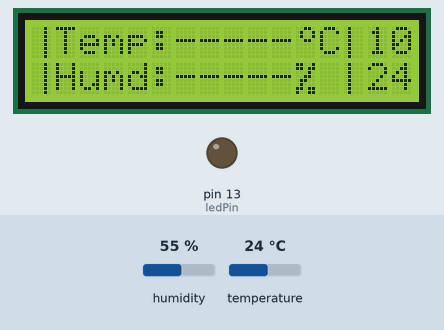
Bench run of a sketch on a simulated Arduino Uno, built with avr-gcc and run on an emulated ATmega328P. Parts: 16×2 character LCD, output pins drawn as LEDs (lit = HIGH). The inputs (shaded band) are chosen by the test bench; at power-on: humidity 55 %, temperature 24 °C. The local clock reads 2024-03-15 10:24:30 at power-on unless the sketch sets it; pins used as bus, display or sensor lines are not drawn.

Above: at 8.4 s.
8.5 s: humidity set to 22 %
At 13.1 s:
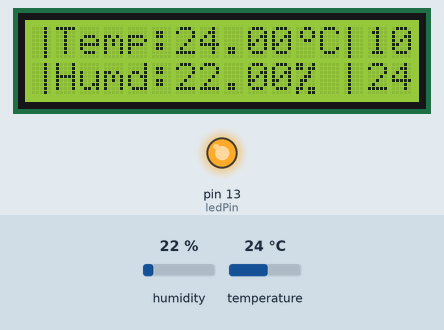
16.0 s: temperature set to 12 °C
At 18.3 s:
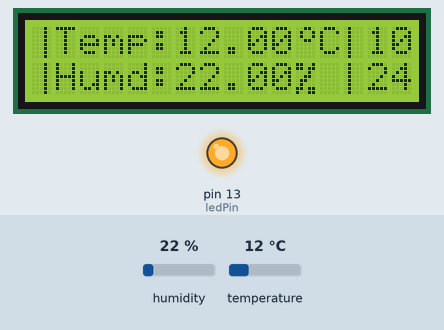
23.5 s: humidity set to 40 %
At 28.8 s:
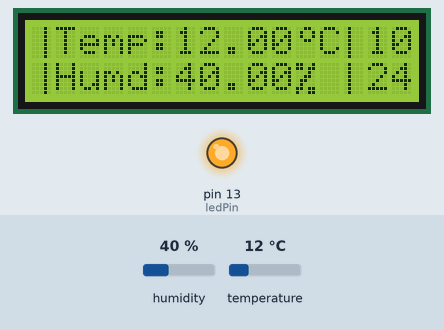
33.8 s: temperature set to 19 °C
At 38.0 s:
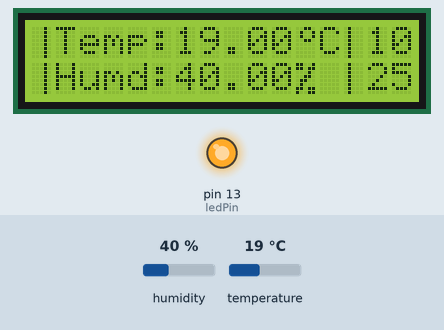
Timing chart, 0 to 39.5 s (numbered marks = the images above; inputs shaded):
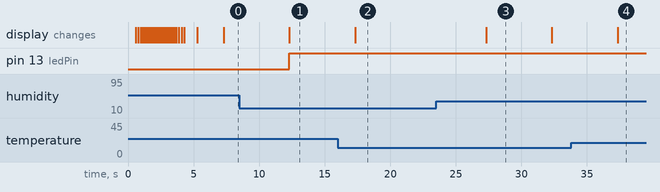

The sketch:

Themp_Humd_LCD.ino
```cpp
#include <LiquidCrystal.h>
#include <dht_nonblocking.h>
#include <Wire.h>
#include <DS3231.h>
#define DHT_SENSOR_TYPE DHT_TYPE_11

DS3231 clock;
RTCDateTime dt;
int tempPin = 0;
int sensorPin = 2;
int lcdPin = 6;
int ledPin =13;
DHT_nonblocking dht_sensor( sensorPin, DHT_SENSOR_TYPE );
//                BS  E  D4 D5  D6 D7
LiquidCrystal lcd(7, 8, 9, 10, 11, 12);

byte percent[] = {
  B11001,
  B11011,
  B00010,
  B00110,
  B01100,
  B01000,
  B11011,
  B10011
};
byte degree[] = {
  B00110,
  B01001,
  B01001,
  B00110,
  B00000,
  B00000,
  B00000,
  B00000
};

byte progress1[] = {
  B01111,
  B11000,
  B10011,
  B10111,
  B10111,
  B10011,
  B11000,
  B01111
};

byte progress2[] = {
  B11000,
  B00000,
  B11000,
  B11000,
  B11000,
  B11000,
  B00000,
  B11000
};

byte progress3[] = {
  B11111,
  B00000,
  B11011,
  B11011,
  B11011,
  B11011,
  B00000,
  B11111
};

byte progress4[] = {
  B11110,
  B00011,
  B11001,
  B11101,
  B11101,
  B11001,
  B00011,
  B11110
};

byte strich[] = {
  B00010,
  B00010,
  B00010,
  B00010,
  B00010,
  B00010,
  B00010,
  B00010
};


byte strichl[] = {
  B01000,
  B01000,
  B01000,
  B01000,
  B01000,
  B01000,
  B01000,
  B01000
};


void setup()
{
  /*lcd.begin(cols, rows)
    lcd: a variable of type LiquidCrystal
    cols: the number of columns that the display has
    rows: the number of rows that the display has
  */
  pinMode(lcdPin, OUTPUT);
  pinMode(ledPin, OUTPUT);
  digitalWrite(lcdPin, HIGH);
  digitalWrite(ledPin, LOW);
  lcd.begin(16, 2);
  lcd.createChar(0, percent);
  lcd.createChar(1, degree);
  lcd.createChar(2, progress1);
  lcd.createChar(3, progress2);
  lcd.createChar(4, progress3);
  lcd.createChar(5, progress4);
  lcd.createChar(6, strichl);
  lcd.createChar(7, strich);

  lcd.home();
  lcd.setCursor(0,0);
  lcd.print("Weather Station");
/*  lcd.setCursor(2,1);
  lcd.print("loading.");
  delay(500);
  lcd.print(".");
  delay(500);
  lcd.print(".");
  delay(500);
  lcd.setCursor(9,1);
  lcd.print("    ");
  delay(500);
  lcd.setCursor(9,1);
  lcd.print(".");
  delay(500);
  lcd.print(".");
  delay(500);
  lcd.print(".");
  delay(1000);            */
  delay(500);
  lcd.setCursor(12,1);
  lcd.print("  0");
  lcd.write((byte)0);
  lcd.setCursor(0,1);
  delay(200);
  lcd.write((byte)2);
  delay(200);
  for(int i=1; i<10; i++) {
    lcd.write((byte)3);
    delay(150);
    lcd.setCursor(i,1);
    lcd.write((byte)4);
    lcd.setCursor(12,1);
    lcd.print(" ");
    lcd.print(i*10);
    lcd.setCursor(i+1,1);
    delay(150);
  }
  lcd.setCursor(10,1);
  lcd.write((byte)3);
  delay(200);
  lcd.setCursor(10,1);
  lcd.write((byte)4);
  delay(200);
  lcd.write((byte)5);
  delay(200);
  lcd.setCursor(12,1);
  lcd.print("100");
  lcd.setCursor(11,1);
  delay(1000);


  lcd.clear();
  lcd.setCursor(0, 0);
  lcd.print("Initialize");
  lcd.setCursor(0, 1);
  lcd.print("RTC module");
  clock.begin();
  //clock.setDateTime(__DATE__, __TIME__);
  delay(2000);
  lcd.setCursor(0, 0);
  lcd.write((byte)7);
  lcd.print("Temp:-----");
  lcd.write((byte)1);
  lcd.print("C");
  lcd.write((byte)6);
  lcd.setCursor(0, 1);
  lcd.write((byte)7);
  lcd.print("Humd:-----");
  lcd.write((byte)0);
  lcd.print(" ");
  lcd.write((byte)6);
//  digitalWrite(ledPin, HIGH);
}


/*
 * Poll for a measurement, keeping the state machine alive.  Returns
 * true if a measurement is available.
 */
static bool measure_environment( float *temperature, float *humidity )
{
  static unsigned long measurement_timestamp = millis( );

  /* Measure once every one second. */
  if( millis( ) - measurement_timestamp > 1000ul )
  {
    if( dht_sensor.measure( temperature, humidity ) == true )
    {
      measurement_timestamp = millis( );
      return( true );
    }
  }

  return( false );
}


void loop()
{
  //digitalWrite(ledPin, !digitalRead(ledPin));
  dt = clock.getDateTime();
  float temperature;
  float humidity;
  /**int h = dt.hour; */

//  int r1 = random(2,7);
//  int r2 = random(2,7);
//  int r3 = random(2,7);
//  int r4 = random(2,7);
//  int r5 = random(2,7);
//  int r6 = random(2,7);
/*  Measure temperature and humidity. If the function returns true,
    then a measurement is available. */
  if( measure_environment(&temperature, &humidity) == true) {
    digitalWrite(ledPin, HIGH);
    lcd.setCursor(6,0);
    lcd.print(temperature);
    lcd.setCursor(6, 1);
    lcd.print(humidity);
    } else{
      digitalWrite(ledPin, LOW);
    }

  lcd.setCursor(14,0);
//  lcd.write((byte)r1);
//  lcd.write((byte)r2);
//  lcd.write((byte)r3);
  lcd.print("  ");
  lcd.setCursor(14, 0);
  if(dt.hour < 10) {
    lcd.print("0");
    lcd.print(dt.hour);
  } else {
      lcd.print(dt.hour);
  }
  lcd.setCursor(14,1);
//  lcd.write((byte)r4);
//  lcd.write((byte)r5);
//  lcd.write((byte)r6);
  lcd.print("  ");
  lcd.setCursor(14, 1);
  if(dt.minute < 10) {
    lcd.print("0");
    lcd.print(dt.minute);
  } else {
    lcd.print(dt.minute);
  }
  /** if(h > 7 && h < 21) {
    digitalWrite(lcdPin, HIGH);
  } else{
    digitalWrite(lcdPin, LOW);
  } **/
  digitalWrite(lcdPin, LOW);
  delay(5000);

}
```

Measured:
- after the input at 8.5 s, the display: changes after 3.8 s (image 1)
- after the input at 16.0 s, the display: changes after 1.3 s (image 2)
- after the input at 23.5 s, the display: changes after 3.8 s (image 3)
- after the input at 33.8 s, the display: changes after 3.5 s (image 4)
- what the display in image 3 shows lasts 5.0 s, from 27.3 s to 32.3 s
